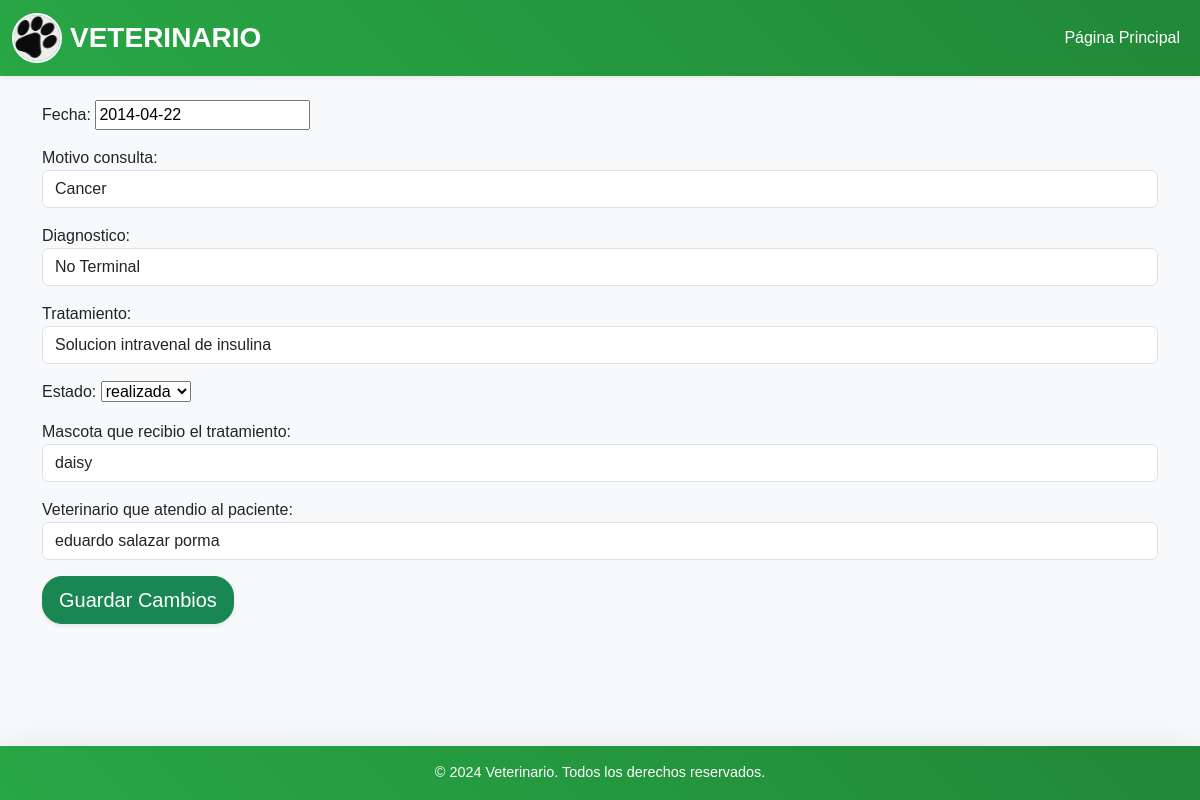
Page /consultas/actualizar/2 on the committed database.
### core/models.py (models this page shows)
class Consulta(models.Model):
    fecha = models.DateField()
    motivo = models.TextField("motivo consulta")
    diagnostico = models.CharField("diagnostico", max_length=100)
    tratamiento = models.CharField("tratamiento", max_length=200)
    ESTADOS = [
        ("Finalizada", "finalizada"),
        ("Realizada", "realizada"),
    ]
    estado = models.CharField("estado", max_length=11, choices=ESTADOS)
    mascota = models.ForeignKey(Mascota, on_delete=models.CASCADE)
    veterinario = models.ForeignKey(Veterinario, on_delete=models.CASCADE)
    class Meta:
        db_table = "consultas"

### core/views.py (the view)
# urls.py: path("consultas/actualizar/<int:id>", upConsulta, name = "actualizar-consultas"),
def upConsulta(request, id):
    consulta = get_object_or_404(Consulta, pk=id)
    if request.method == "POST":
        form = ConsultaForm(request.POST, instance=consulta)
        if form.is_valid():
            form.save()
            return redirect('consultas')
    else:
        form = ConsultaForm(instance=consulta)
    return render(request, "form_consulta.html", {"form": form})

### core/forms.py
class ConsultaForm(forms.ModelForm):
    veterinario = forms.ModelChoiceField(queryset=Veterinario.objects.all(), required=True, widget=forms.Select(attrs={'class': 'form-control'}), label="Veterinario que atendio al paciente" )
    mascota = forms.ModelChoiceField(queryset=Mascota.objects.all(), required=True, widget=forms.Select(attrs={'class': 'form-control'}), label="Mascota que recibio el tratamiento" )
    estado = forms.ChoiceField(choices=Consulta.ESTADOS)
    class Meta:
        model = Consulta
        fields = ["fecha","motivo", "diagnostico", "tratamiento", "estado", "mascota", "veterinario"]
        widgets = {
            'fecha': forms.DateInput(),
            'motivo' : forms.TextInput(attrs={'class': 'form-control', 'placeholder': 'Motivo de consulta'}),
            "diagnostico" : forms.TextInput(attrs={'class': 'form-control', 'placeholder': 'Diagnostico del Medico'}),
            "tratamiento": forms.TextInput(attrs={'class': 'form-control', 'placeholder': 'Tratamiento aplicado por el Medico'}),
            'estado': forms.Select(attrs={'class': 'form-control', 'placeholder': 'Estado de la consulta'}),
        }

### core/models.py (called while the page is built)
    def __str__(self):
        return f"{self.nombre}"

    def __str__(self):
        return f"{self.nombre}"

### core/templates/form_consulta.html (shortened to what this page needs)
{% extends 'base.html' %}
{% load static %}
{% block content %}
<!DOCTYPE html>
<html lang="en">
<head>
</head>
<body>
    <form action="" method="post">
        {{form.as_p}}
        <button type="submit" class="btn btn-success btn-lg  shadow-sm">
            Guardar Cambios
        </button>
    </form>
</body>
</html>
{% endblock %}

### core/static/styles.css (style rules this page uses)
.btn-primary, .btn-success , .btn-danger { border-radius: 20px; transition: transform 0.3s ease, background-color 0.3s ease; }

### rows in the picture
Consulta: fecha "2014-04-22", motivo "Cancer", diagnostico "No Terminal", tratamiento "Solucion intravenal de insulina", estado "realizada", mascota "daisy", veterinario "eduardo salazar porma"
